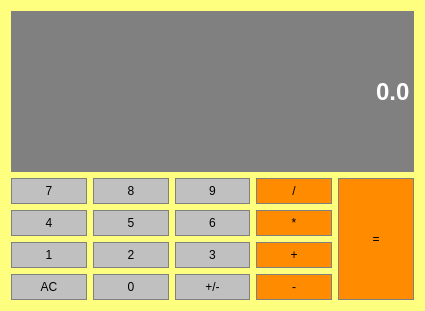
<?xml version="1.0" encoding="UTF-8"?>
<ui version="4.0">
 <class>CalculatorNew</class>
 <widget class="QDialog" name="CalculatorNew">
  <property name="geometry">
   <rect>
    <x>0</x>
    <y>0</y>
    <width>425</width>
    <height>311</height>
   </rect>
  </property>
  <property name="sizePolicy">
   <sizepolicy hsizetype="Preferred" vsizetype="Expanding">
    <horstretch>0</horstretch>
    <verstretch>0</verstretch>
   </sizepolicy>
  </property>
  <property name="windowTitle">
   <string>Calculator</string>
  </property>
  <property name="windowIcon">
   <iconset resource="resource.qrc">
    <normaloff>:/icons/calculator.png</normaloff>:/icons/calculator.png</iconset>
  </property>
  <property name="styleSheet">
   <string notr="true">background-color:rgb(255, 255, 127)</string>
  </property>
  <layout class="QGridLayout" name="gridLayout">
   <item row="2" column="0">
    <widget class="QPushButton" name="Button4">
     <property name="sizePolicy">
      <sizepolicy hsizetype="Preferred" vsizetype="Preferred">
       <horstretch>0</horstretch>
       <verstretch>0</verstretch>
      </sizepolicy>
     </property>
     <property name="styleSheet">
      <string notr="true">QPushButton{
background-color:#C0C0C0;
border:1px solid gray;
padding:5px;
}

QPushButton:pressed{
background-color:#A9A9A9;
border:1px solid gray;
padding:5px;
}</string>
     </property>
     <property name="text">
      <string>4</string>
     </property>
    </widget>
   </item>
   <item row="1" column="3">
    <widget class="QPushButton" name="Divide">
     <property name="sizePolicy">
      <sizepolicy hsizetype="Preferred" vsizetype="Preferred">
       <horstretch>0</horstretch>
       <verstretch>0</verstretch>
      </sizepolicy>
     </property>
     <property name="styleSheet">
      <string notr="true">QPushButton{
background-color:#FF8C00;
border:1px solid gray;
padding:5px;
}

QPushButton:pressed{
background-color:#A9A9A9;
border:1px solid gray;
padding:5px;
}</string>
     </property>
     <property name="text">
      <string>/</string>
     </property>
    </widget>
   </item>
   <item row="1" column="2">
    <widget class="QPushButton" name="Button9">
     <property name="sizePolicy">
      <sizepolicy hsizetype="Preferred" vsizetype="Preferred">
       <horstretch>0</horstretch>
       <verstretch>0</verstretch>
      </sizepolicy>
     </property>
     <property name="styleSheet">
      <string notr="true">QPushButton{
background-color:#C0C0C0;
border:1px solid gray;
padding:5px;
}

QPushButton:pressed{
background-color:#A9A9A9;
border:1px solid gray;
padding:5px;
}</string>
     </property>
     <property name="text">
      <string>9</string>
     </property>
    </widget>
   </item>
   <item row="3" column="2">
    <widget class="QPushButton" name="Button3">
     <property name="sizePolicy">
      <sizepolicy hsizetype="Preferred" vsizetype="Preferred">
       <horstretch>0</horstretch>
       <verstretch>0</verstretch>
      </sizepolicy>
     </property>
     <property name="styleSheet">
      <string notr="true">QPushButton{
background-color:#C0C0C0;
border:1px solid gray;
padding:5px;
}

QPushButton:pressed{
background-color:#A9A9A9;
border:1px solid gray;
padding:5px;
}</string>
     </property>
     <property name="text">
      <string>3</string>
     </property>
    </widget>
   </item>
   <item row="2" column="1">
    <widget class="QPushButton" name="Button5">
     <property name="sizePolicy">
      <sizepolicy hsizetype="Preferred" vsizetype="Preferred">
       <horstretch>0</horstretch>
       <verstretch>0</verstretch>
      </sizepolicy>
     </property>
     <property name="styleSheet">
      <string notr="true">QPushButton{
background-color:#C0C0C0;
border:1px solid gray;
padding:5px;
}

QPushButton:pressed{
background-color:#A9A9A9;
border:1px solid gray;
padding:5px;
}</string>
     </property>
     <property name="text">
      <string>5</string>
     </property>
    </widget>
   </item>
   <item row="2" column="3">
    <widget class="QPushButton" name="Multiply">
     <property name="sizePolicy">
      <sizepolicy hsizetype="Preferred" vsizetype="Preferred">
       <horstretch>0</horstretch>
       <verstretch>0</verstretch>
      </sizepolicy>
     </property>
     <property name="styleSheet">
      <string notr="true">QPushButton{
background-color:#FF8C00;
border:1px solid gray;
padding:5px;
}

QPushButton:pressed{
background-color:#A9A9A9;
border:1px solid gray;
padding:5px;
}</string>
     </property>
     <property name="text">
      <string>*</string>
     </property>
    </widget>
   </item>
   <item row="3" column="3">
    <widget class="QPushButton" name="Add">
     <property name="sizePolicy">
      <sizepolicy hsizetype="Preferred" vsizetype="Preferred">
       <horstretch>0</horstretch>
       <verstretch>0</verstretch>
      </sizepolicy>
     </property>
     <property name="styleSheet">
      <string notr="true">QPushButton{
background-color:#FF8C00;
border:1px solid gray;
padding:5px;
}

QPushButton:pressed{
background-color:#A9A9A9;
border:1px solid gray;
padding:5px;
}</string>
     </property>
     <property name="text">
      <string>+</string>
     </property>
    </widget>
   </item>
   <item row="3" column="1">
    <widget class="QPushButton" name="Button2">
     <property name="sizePolicy">
      <sizepolicy hsizetype="Preferred" vsizetype="Preferred">
       <horstretch>0</horstretch>
       <verstretch>0</verstretch>
      </sizepolicy>
     </property>
     <property name="styleSheet">
      <string notr="true">QPushButton{
background-color:#C0C0C0;
border:1px solid gray;
padding:5px;
}

QPushButton:pressed{
background-color:#A9A9A9;
border:1px solid gray;
padding:5px;
}</string>
     </property>
     <property name="text">
      <string>2</string>
     </property>
    </widget>
   </item>
   <item row="1" column="1">
    <widget class="QPushButton" name="Button8">
     <property name="sizePolicy">
      <sizepolicy hsizetype="Preferred" vsizetype="Preferred">
       <horstretch>0</horstretch>
       <verstretch>0</verstretch>
      </sizepolicy>
     </property>
     <property name="styleSheet">
      <string notr="true">QPushButton{
background-color:#C0C0C0;
border:1px solid gray;
padding:5px;
}

QPushButton:pressed{
background-color:#A9A9A9;
border:1px solid gray;
padding:5px;
}</string>
     </property>
     <property name="text">
      <string>8</string>
     </property>
    </widget>
   </item>
   <item row="2" column="2">
    <widget class="QPushButton" name="Button6">
     <property name="sizePolicy">
      <sizepolicy hsizetype="Preferred" vsizetype="Preferred">
       <horstretch>0</horstretch>
       <verstretch>0</verstretch>
      </sizepolicy>
     </property>
     <property name="styleSheet">
      <string notr="true">QPushButton{
background-color:#C0C0C0;
border:1px solid gray;
padding:5px;
}

QPushButton:pressed{
background-color:#A9A9A9;
border:1px solid gray;
padding:5px;
}</string>
     </property>
     <property name="text">
      <string>6</string>
     </property>
    </widget>
   </item>
   <item row="1" column="0">
    <widget class="QPushButton" name="Button7">
     <property name="sizePolicy">
      <sizepolicy hsizetype="Preferred" vsizetype="Preferred">
       <horstretch>0</horstretch>
       <verstretch>0</verstretch>
      </sizepolicy>
     </property>
     <property name="styleSheet">
      <string notr="true">QPushButton{
background-color:#C0C0C0;
border:1px solid gray;
padding:5px;
}

QPushButton:pressed{
background-color:#A9A9A9;
border:1px solid gray;
padding:5px;
}</string>
     </property>
     <property name="text">
      <string>7</string>
     </property>
    </widget>
   </item>
   <item row="3" column="0">
    <widget class="QPushButton" name="Button1">
     <property name="sizePolicy">
      <sizepolicy hsizetype="Preferred" vsizetype="Preferred">
       <horstretch>0</horstretch>
       <verstretch>0</verstretch>
      </sizepolicy>
     </property>
     <property name="styleSheet">
      <string notr="true">QPushButton{
background-color:#C0C0C0;
border:1px solid gray;
padding:5px;
}

QPushButton:pressed{
background-color:#A9A9A9;
border:1px solid gray;
padding:5px;
}</string>
     </property>
     <property name="text">
      <string>1</string>
     </property>
    </widget>
   </item>
   <item row="4" column="0">
    <widget class="QPushButton" name="Clear">
     <property name="sizePolicy">
      <sizepolicy hsizetype="Preferred" vsizetype="Preferred">
       <horstretch>0</horstretch>
       <verstretch>0</verstretch>
      </sizepolicy>
     </property>
     <property name="styleSheet">
      <string notr="true">QPushButton{
background-color:#C0C0C0;
border:1px solid gray;
padding:5px;
}

QPushButton:pressed{
background-color:#A9A9A9;
border:1px solid gray;
padding:5px;
}</string>
     </property>
     <property name="text">
      <string>AC</string>
     </property>
    </widget>
   </item>
   <item row="4" column="1">
    <widget class="QPushButton" name="Button0">
     <property name="sizePolicy">
      <sizepolicy hsizetype="Preferred" vsizetype="Preferred">
       <horstretch>0</horstretch>
       <verstretch>0</verstretch>
      </sizepolicy>
     </property>
     <property name="styleSheet">
      <string notr="true">QPushButton{
background-color:#C0C0C0;
border:1px solid gray;
padding:5px;
}

QPushButton:pressed{
background-color:#A9A9A9;
border:1px solid gray;
padding:5px;
}</string>
     </property>
     <property name="text">
      <string>0</string>
     </property>
    </widget>
   </item>
   <item row="4" column="2">
    <widget class="QPushButton" name="ChangeSign">
     <property name="sizePolicy">
      <sizepolicy hsizetype="Preferred" vsizetype="Preferred">
       <horstretch>0</horstretch>
       <verstretch>0</verstretch>
      </sizepolicy>
     </property>
     <property name="styleSheet">
      <string notr="true">QPushButton{
background-color:#C0C0C0;
border:1px solid gray;
padding:5px;
}

QPushButton:pressed{
background-color:#A9A9A9;
border:1px solid gray;
padding:5px;
}</string>
     </property>
     <property name="text">
      <string>+/-</string>
     </property>
    </widget>
   </item>
   <item row="4" column="3">
    <widget class="QPushButton" name="Subtract">
     <property name="sizePolicy">
      <sizepolicy hsizetype="Preferred" vsizetype="Preferred">
       <horstretch>0</horstretch>
       <verstretch>0</verstretch>
      </sizepolicy>
     </property>
     <property name="styleSheet">
      <string notr="true">QPushButton{
background-color:#FF8C00;
border:1px solid gray;
padding:5px;
}

QPushButton:pressed{
background-color:#A9A9A9;
border:1px solid gray;
padding:5px;
}</string>
     </property>
     <property name="text">
      <string>-</string>
     </property>
    </widget>
   </item>
   <item row="0" column="0" colspan="5">
    <widget class="QLineEdit" name="Display">
     <property name="sizePolicy">
      <sizepolicy hsizetype="Preferred" vsizetype="Expanding">
       <horstretch>0</horstretch>
       <verstretch>0</verstretch>
      </sizepolicy>
     </property>
     <property name="font">
      <font>
       <family>Arial</family>
       <pointsize>18</pointsize>
       <weight>75</weight>
       <bold>true</bold>
      </font>
     </property>
     <property name="styleSheet">
      <string notr="true">QLineEdit{
background-color:gray;
border:1px solid gray;
color:#ffffff;
}</string>
     </property>
     <property name="text">
      <string>0.0</string>
     </property>
     <property name="alignment">
      <set>Qt::AlignRight|Qt::AlignTrailing|Qt::AlignVCenter</set>
     </property>
    </widget>
   </item>
   <item row="1" column="4" rowspan="4">
    <widget class="QPushButton" name="Equals">
     <property name="sizePolicy">
      <sizepolicy hsizetype="Preferred" vsizetype="Preferred">
       <horstretch>0</horstretch>
       <verstretch>0</verstretch>
      </sizepolicy>
     </property>
     <property name="styleSheet">
      <string notr="true">QPushButton{
background-color:#FF8C00;
border:1px solid gray;
padding:5px;
}

QPushButton:pressed{
background-color:#A9A9A9;
border:1px solid gray;
padding:5px;
}</string>
     </property>
     <property name="text">
      <string>=</string>
     </property>
    </widget>
   </item>
  </layout>
 </widget>
 <resources>
  <include location="resource.qrc"/>
 </resources>
 <connections/>
</ui>
